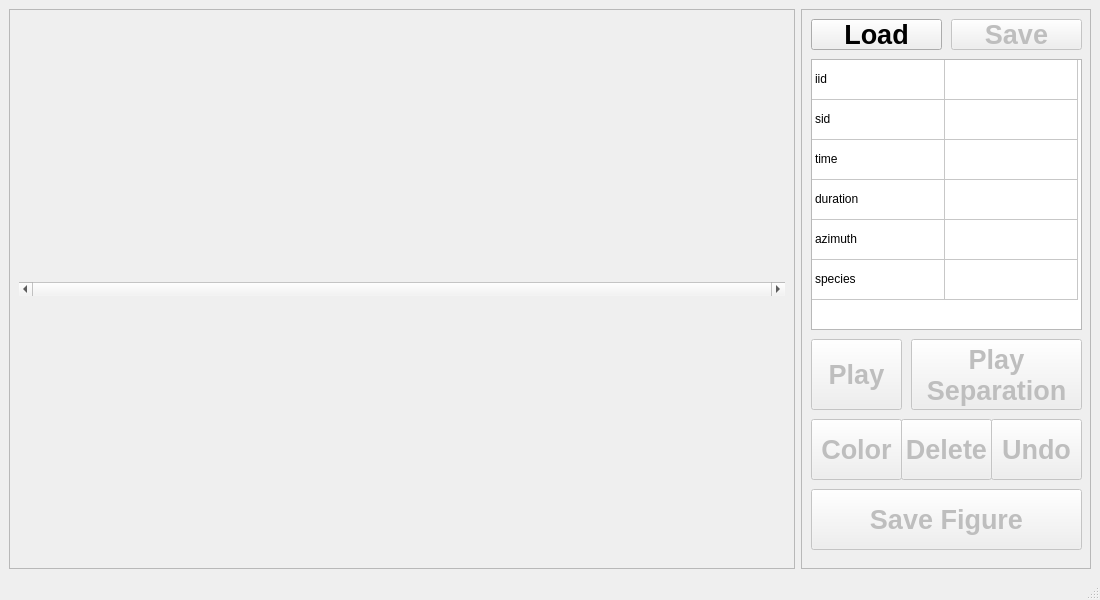
<?xml version="1.0" encoding="UTF-8"?>
<ui version="4.0">
 <class>MainWindow</class>
 <widget class="QMainWindow" name="MainWindow">
  <property name="geometry">
   <rect>
    <x>0</x>
    <y>0</y>
    <width>1100</width>
    <height>600</height>
   </rect>
  </property>
  <property name="sizePolicy">
   <sizepolicy hsizetype="Expanding" vsizetype="Expanding">
    <horstretch>0</horstretch>
    <verstretch>0</verstretch>
   </sizepolicy>
  </property>
  <property name="minimumSize">
   <size>
    <width>1100</width>
    <height>600</height>
   </size>
  </property>
  <property name="maximumSize">
   <size>
    <width>16777215</width>
    <height>16777215</height>
   </size>
  </property>
  <property name="mouseTracking">
   <bool>false</bool>
  </property>
  <property name="windowTitle">
   <string>Annotation</string>
  </property>
  <widget class="QWidget" name="CentralWidget">
   <property name="sizePolicy">
    <sizepolicy hsizetype="Expanding" vsizetype="Expanding">
     <horstretch>0</horstretch>
     <verstretch>0</verstretch>
    </sizepolicy>
   </property>
   <property name="mouseTracking">
    <bool>false</bool>
   </property>
   <layout class="QHBoxLayout" name="horizontalLayout">
    <item>
     <widget class="QFrame" name="FrameLeft">
      <property name="frameShape">
       <enum>QFrame::StyledPanel</enum>
      </property>
      <property name="frameShadow">
       <enum>QFrame::Plain</enum>
      </property>
      <property name="lineWidth">
       <number>0</number>
      </property>
      <layout class="QVBoxLayout" name="verticalLayout">
       <item>
        <layout class="QVBoxLayout" name="PlotDomain"/>
       </item>
       <item>
        <widget class="QScrollBar" name="TimeScroll">
         <property name="sizePolicy">
          <sizepolicy hsizetype="Minimum" vsizetype="Fixed">
           <horstretch>0</horstretch>
           <verstretch>0</verstretch>
          </sizepolicy>
         </property>
         <property name="maximum">
          <number>0</number>
         </property>
         <property name="value">
          <number>0</number>
         </property>
         <property name="sliderPosition">
          <number>0</number>
         </property>
         <property name="tracking">
          <bool>true</bool>
         </property>
         <property name="orientation">
          <enum>Qt::Horizontal</enum>
         </property>
        </widget>
       </item>
      </layout>
     </widget>
    </item>
    <item>
     <widget class="QFrame" name="FrameRight">
      <property name="sizePolicy">
       <sizepolicy hsizetype="Fixed" vsizetype="Expanding">
        <horstretch>0</horstretch>
        <verstretch>0</verstretch>
       </sizepolicy>
      </property>
      <property name="minimumSize">
       <size>
        <width>290</width>
        <height>0</height>
       </size>
      </property>
      <property name="frameShape">
       <enum>QFrame::StyledPanel</enum>
      </property>
      <property name="frameShadow">
       <enum>QFrame::Plain</enum>
      </property>
      <property name="lineWidth">
       <number>0</number>
      </property>
      <widget class="QPushButton" name="PlayButton">
       <property name="enabled">
        <bool>false</bool>
       </property>
       <property name="geometry">
        <rect>
         <x>10</x>
         <y>330</y>
         <width>91</width>
         <height>71</height>
        </rect>
       </property>
       <property name="font">
        <font>
         <pointsize>20</pointsize>
         <weight>75</weight>
         <bold>true</bold>
        </font>
       </property>
       <property name="text">
        <string>Play</string>
       </property>
      </widget>
      <widget class="QPushButton" name="PlaySepButton">
       <property name="enabled">
        <bool>false</bool>
       </property>
       <property name="geometry">
        <rect>
         <x>110</x>
         <y>330</y>
         <width>171</width>
         <height>71</height>
        </rect>
       </property>
       <property name="font">
        <font>
         <pointsize>20</pointsize>
         <weight>75</weight>
         <bold>true</bold>
        </font>
       </property>
       <property name="text">
        <string>Play
Separation</string>
       </property>
      </widget>
      <widget class="QPushButton" name="LoadButton">
       <property name="geometry">
        <rect>
         <x>10</x>
         <y>10</y>
         <width>131</width>
         <height>31</height>
        </rect>
       </property>
       <property name="font">
        <font>
         <pointsize>20</pointsize>
         <weight>75</weight>
         <bold>true</bold>
        </font>
       </property>
       <property name="text">
        <string>Load</string>
       </property>
      </widget>
      <widget class="QTableWidget" name="Information">
       <property name="geometry">
        <rect>
         <x>10</x>
         <y>50</y>
         <width>271</width>
         <height>271</height>
        </rect>
       </property>
       <property name="autoScroll">
        <bool>false</bool>
       </property>
       <property name="editTriggers">
        <set>QAbstractItemView::AllEditTriggers</set>
       </property>
       <property name="rowCount">
        <number>6</number>
       </property>
       <property name="columnCount">
        <number>2</number>
       </property>
       <attribute name="horizontalHeaderVisible">
        <bool>false</bool>
       </attribute>
       <attribute name="horizontalHeaderDefaultSectionSize">
        <number>133</number>
       </attribute>
       <attribute name="horizontalHeaderHighlightSections">
        <bool>false</bool>
       </attribute>
       <attribute name="horizontalHeaderMinimumSectionSize">
        <number>100</number>
       </attribute>
       <attribute name="horizontalHeaderShowSortIndicator" stdset="0">
        <bool>false</bool>
       </attribute>
       <attribute name="horizontalHeaderStretchLastSection">
        <bool>false</bool>
       </attribute>
       <attribute name="verticalHeaderVisible">
        <bool>false</bool>
       </attribute>
       <attribute name="verticalHeaderCascadingSectionResizes">
        <bool>false</bool>
       </attribute>
       <attribute name="verticalHeaderDefaultSectionSize">
        <number>40</number>
       </attribute>
       <attribute name="verticalHeaderHighlightSections">
        <bool>false</bool>
       </attribute>
       <attribute name="verticalHeaderMinimumSectionSize">
        <number>25</number>
       </attribute>
       <attribute name="verticalHeaderStretchLastSection">
        <bool>false</bool>
       </attribute>
       <row/>
       <row/>
       <row/>
       <row/>
       <row/>
       <row/>
       <column/>
       <column/>
       <item row="0" column="0">
        <property name="text">
         <string>iid</string>
        </property>
        <property name="font">
         <font>
          <weight>50</weight>
          <bold>false</bold>
          <stylestrategy>PreferDefault</stylestrategy>
          <kerning>true</kerning>
         </font>
        </property>
        <property name="flags">
         <set>ItemIsEnabled</set>
        </property>
       </item>
       <item row="0" column="1">
        <property name="text">
         <string/>
        </property>
        <property name="flags">
         <set>ItemIsEnabled</set>
        </property>
       </item>
       <item row="1" column="0">
        <property name="text">
         <string>sid</string>
        </property>
        <property name="font">
         <font>
          <weight>50</weight>
          <bold>false</bold>
         </font>
        </property>
        <property name="flags">
         <set>ItemIsEnabled</set>
        </property>
       </item>
       <item row="1" column="1">
        <property name="text">
         <string/>
        </property>
        <property name="flags">
         <set>ItemIsEnabled</set>
        </property>
       </item>
       <item row="2" column="0">
        <property name="text">
         <string>time</string>
        </property>
        <property name="font">
         <font>
          <weight>50</weight>
          <bold>false</bold>
         </font>
        </property>
        <property name="flags">
         <set>ItemIsEnabled</set>
        </property>
       </item>
       <item row="2" column="1">
        <property name="text">
         <string/>
        </property>
        <property name="flags">
         <set>ItemIsEditable|ItemIsEnabled</set>
        </property>
       </item>
       <item row="3" column="0">
        <property name="text">
         <string>duration</string>
        </property>
        <property name="font">
         <font>
          <weight>50</weight>
          <bold>false</bold>
         </font>
        </property>
        <property name="flags">
         <set>ItemIsEnabled</set>
        </property>
       </item>
       <item row="3" column="1">
        <property name="text">
         <string/>
        </property>
        <property name="flags">
         <set>ItemIsEditable|ItemIsEnabled</set>
        </property>
       </item>
       <item row="4" column="0">
        <property name="text">
         <string>azimuth</string>
        </property>
        <property name="font">
         <font>
          <weight>50</weight>
          <bold>false</bold>
         </font>
        </property>
        <property name="flags">
         <set>ItemIsEnabled</set>
        </property>
       </item>
       <item row="4" column="1">
        <property name="text">
         <string/>
        </property>
        <property name="flags">
         <set>ItemIsEditable|ItemIsEnabled</set>
        </property>
       </item>
       <item row="5" column="0">
        <property name="text">
         <string>species</string>
        </property>
        <property name="flags">
         <set>ItemIsEnabled</set>
        </property>
       </item>
       <item row="5" column="1">
        <property name="text">
         <string/>
        </property>
        <property name="flags">
         <set>ItemIsEditable|ItemIsEnabled</set>
        </property>
       </item>
      </widget>
      <widget class="QPushButton" name="DeleteButton">
       <property name="enabled">
        <bool>false</bool>
       </property>
       <property name="geometry">
        <rect>
         <x>100</x>
         <y>410</y>
         <width>91</width>
         <height>61</height>
        </rect>
       </property>
       <property name="font">
        <font>
         <pointsize>20</pointsize>
         <weight>75</weight>
         <bold>true</bold>
        </font>
       </property>
       <property name="text">
        <string>Delete</string>
       </property>
      </widget>
      <widget class="QPushButton" name="SaveButton">
       <property name="enabled">
        <bool>false</bool>
       </property>
       <property name="geometry">
        <rect>
         <x>150</x>
         <y>10</y>
         <width>131</width>
         <height>31</height>
        </rect>
       </property>
       <property name="font">
        <font>
         <pointsize>20</pointsize>
         <weight>75</weight>
         <bold>true</bold>
        </font>
       </property>
       <property name="text">
        <string>Save</string>
       </property>
      </widget>
      <widget class="QPushButton" name="UndoButton">
       <property name="enabled">
        <bool>false</bool>
       </property>
       <property name="geometry">
        <rect>
         <x>190</x>
         <y>410</y>
         <width>91</width>
         <height>61</height>
        </rect>
       </property>
       <property name="font">
        <font>
         <pointsize>20</pointsize>
         <weight>75</weight>
         <bold>true</bold>
        </font>
       </property>
       <property name="text">
        <string>Undo</string>
       </property>
      </widget>
      <widget class="QPushButton" name="SaveFigureButton">
       <property name="enabled">
        <bool>false</bool>
       </property>
       <property name="geometry">
        <rect>
         <x>10</x>
         <y>480</y>
         <width>271</width>
         <height>61</height>
        </rect>
       </property>
       <property name="font">
        <font>
         <pointsize>20</pointsize>
         <weight>75</weight>
         <bold>true</bold>
        </font>
       </property>
       <property name="text">
        <string>Save Figure</string>
       </property>
      </widget>
      <widget class="QPushButton" name="ColorButton">
       <property name="enabled">
        <bool>false</bool>
       </property>
       <property name="geometry">
        <rect>
         <x>10</x>
         <y>410</y>
         <width>91</width>
         <height>61</height>
        </rect>
       </property>
       <property name="font">
        <font>
         <pointsize>20</pointsize>
         <weight>75</weight>
         <bold>true</bold>
        </font>
       </property>
       <property name="text">
        <string>Color</string>
       </property>
      </widget>
      <zorder>PlaySepButton</zorder>
      <zorder>PlayButton</zorder>
      <zorder>LoadButton</zorder>
      <zorder>Information</zorder>
      <zorder>DeleteButton</zorder>
      <zorder>SaveButton</zorder>
      <zorder>UndoButton</zorder>
      <zorder>SaveFigureButton</zorder>
      <zorder>ColorButton</zorder>
     </widget>
    </item>
   </layout>
  </widget>
  <widget class="QStatusBar" name="Status"/>
 </widget>
 <resources/>
 <connections/>
</ui>
